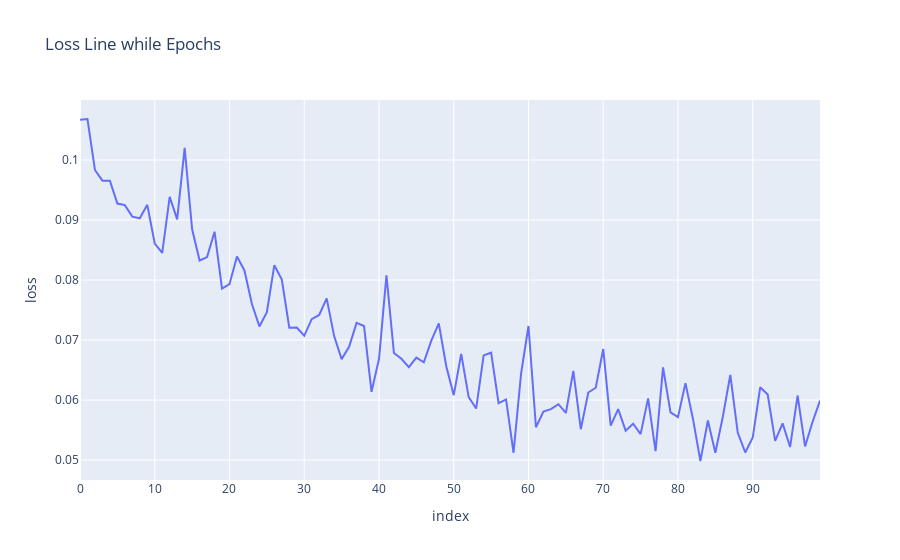

The cell this chart's notebook holds for it:
### Code cell
#around 70 epochs enough

loss=history.history['loss']
index=list(range(len(y)))

trace = go.Scatter(x=index,y=loss, mode='lines')

layout = go.Layout(title='Loss Line while Epochs', xaxis = dict(title='index'), yaxis = dict(title='loss'))
fig = go.Figure(data = [trace], layout=layout)
fig.show()
